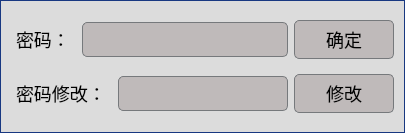
<?xml version="1.0" encoding="UTF-8"?>
<ui version="4.0">
 <class>LimitForm</class>
 <widget class="QWidget" name="LimitForm">
  <property name="geometry">
   <rect>
    <x>0</x>
    <y>0</y>
    <width>405</width>
    <height>133</height>
   </rect>
  </property>
  <property name="windowTitle">
   <string>密码输入</string>
  </property>
  <property name="styleSheet">
   <string notr="true">QWidget
{
     background-color: #DCDCDC;
     padding: 1px;
     border-radius: 0px;
     opacity: 0;
	 font: 18px;
	color: rgb(0, 0, 0);

}

QLabel{
	 color: black;

}
QFrame#line,#line2,#line3,#line4,#line5,#line6
{
	background-color: #183881;
}

QFrame#frame
{
	border: 1px solid #183881;
	border-radius:0px;	
}


QGroupBox
{
	border: 1px solid #183881;
	border-radius:0px;	
	margin-top:2ex;   /*文字在方框中位置的偏离度*/
	font-family:Microsoft YaHei;
	font:bold 18px;
 
}

QGroupBox::title
{
	subcontrol-origin:margin;
	subcontrol-position:top center;
	padding:0 3px;
	color: black;
}


QLineEdit
{
    background-color: #BFBABA;
    selection-background-color: #D1DBCB;
    selection-color: black;
    padding: 5px;
    border-style: solid;
    border: 1px solid #76797C;
    border-radius: 5px;
    color: #000000;
}

QPushButton
{
    color: #000000;
    background-color: #BFBABA;
    border-width: 1px;
    border-color: #76797C;
    border-style: solid;
    padding: 5px;
	border-radius:5px;
}

QPushButton:disabled
{
    background-color: #C2C46B;
    border-width: 1px;
    border-color: #76797C;
    border-style: solid;
    padding-top: 5px;
    padding-bottom: 5px;
    padding-left: 10px;
    padding-right: 10px;
    border-radius: 2px;
    color: #000000;
}

QPushButton:focus {
    background-color: #D1DBCB;
    color: black;
}

QPushButton:pressed
{
    color: black;
    background-color: #D1DBCB;
    padding-top: -15px;
    padding-bottom: -17px;
}
QPushButton:checked{
    background-color: #76797C;
    border-color: #6A6969;
}


QComboBox{
	border:1px solid #242424;
	border-radius:3px;
	padding:2px;
	background:#BFBABA;
}

QComboBox::down-arrow,QDateEdit[calendarPopup=&quot;true&quot;]::down-arrow,QTimeEdit[calendarPopup=&quot;true&quot;]::down-arrow,QDateTimeEdit[calendarPopup=&quot;true&quot;]::down-arrow{
	image:url(:/qss_icons/rc/add_bottom.png);
	width:15px;
	height:15px;
	right:2px;
}

QComboBox::drop-down,QDateEdit::drop-down,QTimeEdit::drop-down,QDateTimeEdit::drop-down{
	subcontrol-origin:padding;
	subcontrol-position:top right;
	width:15px;
	border-left-width:0px;
	border-left-style:solid;
	border-top-right-radius:3px;
	border-bottom-right-radius:3px;
	border-left-color:#242424;
}

QComboBox::drop-down:on{
top:1px;
}





QTableView::item:selected{
color:#DCDCDC;
background:qlineargradient(spread:pad,x1:0,y1:0,x2:0,y2:1,stop:0 #183881,stop:1 #183881);
}

/*
QTableView::item:hover{
color:#DCDCDC;
background:qlineargradient(spread:pad,x1:0,y1:0,x2:0,y2:1,stop:0 #183881,stop:1 #183881);
}
*/

QTableView::item{
padding:1px;
margin:0px;
}

QHeaderView::section,QTableCornerButton:section{
	padding:3px;
	margin:0px;
	color:#DCDCDC;
	border:1px solid #242424;
	border-left-width:0px;
	border-right-width:1px;
	border-top-width:0px;
	border-bottom-width:1px;
	background:qlineargradient(spread:pad,x1:0,y1:0,x2:0,y2:1,stop:0 #646464,stop:1 #525252);
	/*font: 16px;*/
}

QTableView{
	border: 1px solid #183881;
	border-radius: 0px;
	/*font: 16px;*/
}

QScrollBar:horizontal
{
    height: 15px;
    margin: 3px 15px 3px 15px;
    border: 1px transparent #2A2929;
    border-radius: 4px;
    background-color: #2A2929;
}

QScrollBar::handle:horizontal
{
    background-color: #605F5F;
    min-width: 5px;
    border-radius: 4px;
}

QScrollBar::add-line:horizontal
{
    margin: 0px 3px 0px 3px;
    border-image: url(:/qss_icons/rc/right_arrow_disabled.png);
    width: 10px;
    height: 10px;
    subcontrol-position: right;
    subcontrol-origin: margin;
}

QScrollBar::sub-line:horizontal
{
    margin: 0px 3px 0px 3px;
    border-image: url(:/qss_icons/rc/left_arrow_disabled.png);
    height: 10px;
    width: 10px;
    subcontrol-position: left;
    subcontrol-origin: margin;
}

QScrollBar::add-line:horizontal:hover,QScrollBar::add-line:horizontal:on
{
    border-image: url(:/qss_icons/rc/right_arrow.png);
    height: 10px;
    width: 10px;
    subcontrol-position: right;
    subcontrol-origin: margin;
}


QScrollBar::sub-line:horizontal:hover, QScrollBar::sub-line:horizontal:on
{
    border-image: url(:/qss_icons/rc/left_arrow.png);
    height: 10px;
    width: 10px;
    subcontrol-position: left;
    subcontrol-origin: margin;
}

QScrollBar::up-arrow:horizontal, QScrollBar::down-arrow:horizontal
{
    background: none;
}


QScrollBar::add-page:horizontal, QScrollBar::sub-page:horizontal
{
    background: none;
}

QScrollBar:vertical
{
    background-color: #2A2929;
    width: 15px;
    margin: 15px 3px 15px 3px;
    border: 1px transparent #2A2929;
    border-radius: 4px;
}

QScrollBar::handle:vertical
{
    background-color: #605F5F;
    min-height: 5px;
    border-radius: 4px;
}

QScrollBar::sub-line:vertical
{
    margin: 3px 0px 3px 0px;
    border-image: url(:/qss_icons/rc/up_arrow_disabled.png);
    height: 10px;
    width: 10px;
    subcontrol-position: top;
    subcontrol-origin: margin;
}

QScrollBar::add-line:vertical
{
    margin: 3px 0px 3px 0px;
    border-image: url(:/qss_icons/rc/down_arrow_disabled.png);
    height: 10px;
    width: 10px;
    subcontrol-position: bottom;
    subcontrol-origin: margin;
}

QScrollBar::sub-line:vertical:hover,QScrollBar::sub-line:vertical:on
{

    border-image: url(:/qss_icons/rc/up_arrow.png);
    height: 10px;
    width: 10px;
    subcontrol-position: top;
    subcontrol-origin: margin;
}


QScrollBar::add-line:vertical:hover, QScrollBar::add-line:vertical:on
{
    border-image: url(:/qss_icons/rc/down_arrow.png);
    height: 10px;
    width: 10px;
    subcontrol-position: bottom;
    subcontrol-origin: margin;
}

QScrollBar::up-arrow:vertical, QScrollBar::down-arrow:vertical
{
    background: none;
}


QScrollBar::add-page:vertical, QScrollBar::sub-page:vertical
{
    background: none;
}

QAbstractSpinBox {
    background-color: #DCDCDC;
    color: #070707;
    selection-background-color: #183881;
    selection-color: black;
	border-radius:0px;
	border:1px solid #242424;
}

QAbstractSpinBox:up-button
{
    background-color: transparent;
    subcontrol-origin: border;
    subcontrol-position: center right;
}

QAbstractSpinBox:down-button
{
    background-color: transparent;
    subcontrol-origin: border;
    subcontrol-position: center left;
}

QAbstractSpinBox::up-arrow,QAbstractSpinBox::up-arrow:disabled,QAbstractSpinBox::up-arrow:off {
    image: url(:/qss_icons/rc/up_arrow_disabled.png);
    width: 10px;
    height: 10px;
}
QAbstractSpinBox::up-arrow:hover
{
    image: url(:/qss_icons/rc/up_arrow.png);
}


QAbstractSpinBox::down-arrow,QAbstractSpinBox::down-arrow:disabled,QAbstractSpinBox::down-arrow:off
{
    image: url(:/qss_icons/rc/down_arrow_disabled.png);
    width: 10px;
    height: 10px;
}
QAbstractSpinBox::down-arrow:hover
{
    image: url(:/qss_icons/rc/down_arrow.png);
}


QRadioButton
{
 
    outline: #00FF00;
    color: #1E1E1E;
	font:bold 18px;
  
}

QRadioButton:disabled
{
    color: #76797C;
}
QRadioButton:checked
{
    color: #10A007;
}
QRadioButton:unchecked
{
    color: #F7150C;
}
QRadioButton::indicator
{
    width: 30px;
    height: 30px;
}

QRadioButton::indicator:unchecked
{
    image: url(:/qss_icons/rc/radio_unchecked.png);
}


QRadioButton::indicator:unchecked:hover,
QRadioButton::indicator:unchecked:focus,
QRadioButton::indicator:unchecked:pressed
{
    border: none;
    outline: none;
    image: url(:/qss_icons/rc/radio_unchecked_focus.png);
}

QRadioButton::indicator:checked
{
    border: none;
    outline: none;
    image: url(:/qss_icons/rc/radio_checked.png);
}

QRadioButton::indicator:checked:hover,
QRadioButton::indicator:checked:focus,
QRadioButton::indicator:checked:pressed
{
    border: none;
    outline: none;
    image: url(:/qss_icons/rc/radio_checked_focus.png);
}

QRadioButton::indicator:checked:disabled
{
    outline: none;
    image: url(:/qss_icons/rc/radio_checked_disabled.png);
}

QRadioButton::indicator:unchecked:disabled
{
    image: url(:/qss_icons/rc/radio_unchecked_disabled.png);
}


</string>
  </property>
  <layout class="QVBoxLayout" name="verticalLayout" stretch="0,1">
   <property name="spacing">
    <number>0</number>
   </property>
   <property name="leftMargin">
    <number>0</number>
   </property>
   <property name="topMargin">
    <number>0</number>
   </property>
   <property name="rightMargin">
    <number>0</number>
   </property>
   <property name="bottomMargin">
    <number>0</number>
   </property>
   <item>
    <widget class="TitleWidget" name="titleWidget" native="true"/>
   </item>
   <item>
    <widget class="QFrame" name="frame">
     <property name="frameShape">
      <enum>QFrame::StyledPanel</enum>
     </property>
     <property name="frameShadow">
      <enum>QFrame::Raised</enum>
     </property>
     <layout class="QVBoxLayout" name="verticalLayout_2">
      <item>
       <layout class="QHBoxLayout" name="horizontalLayout">
        <item>
         <widget class="QLabel" name="label">
          <property name="text">
           <string>密码：</string>
          </property>
         </widget>
        </item>
        <item>
         <widget class="QLineEdit" name="lineEdit">
          <property name="echoMode">
           <enum>QLineEdit::Password</enum>
          </property>
         </widget>
        </item>
        <item>
         <widget class="QPushButton" name="pushButton">
          <property name="minimumSize">
           <size>
            <width>100</width>
            <height>0</height>
           </size>
          </property>
          <property name="text">
           <string>确定</string>
          </property>
          <property name="shortcut">
           <string>Return</string>
          </property>
         </widget>
        </item>
       </layout>
      </item>
      <item>
       <layout class="QHBoxLayout" name="horizontalLayout_3">
        <item>
         <widget class="QLabel" name="label_3">
          <property name="text">
           <string>密码修改：</string>
          </property>
         </widget>
        </item>
        <item>
         <widget class="QLineEdit" name="lineEdit_3">
          <property name="echoMode">
           <enum>QLineEdit::Password</enum>
          </property>
         </widget>
        </item>
        <item>
         <widget class="QPushButton" name="modifyPwd">
          <property name="minimumSize">
           <size>
            <width>100</width>
            <height>0</height>
           </size>
          </property>
          <property name="text">
           <string>修改</string>
          </property>
         </widget>
        </item>
       </layout>
      </item>
     </layout>
    </widget>
   </item>
  </layout>
 </widget>
 <customwidgets>
  <customwidget>
   <class>TitleWidget</class>
   <extends>QWidget</extends>
   <header>titlewidget.h</header>
   <container>1</container>
  </customwidget>
 </customwidgets>
 <resources/>
 <connections/>
</ui>
